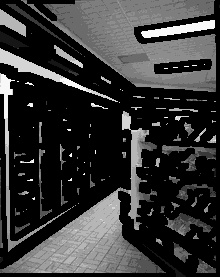
#> input picture Sample Scene Images/cartoon/R58.jpg, 220 x 277 px; its folder holds only this picture in this run
$ python main.py --task cartoon --quantity single --image '../Sample Scene Images/cartoon/R58.jpg'   (older library calls are emulated)
#> lines starting #> are read from the running program, lines starting #| are printed output that depends on the picture; after the words box and inside, x2 and y2 are one past the last pixel; in counts of white or black regions, pixels touching at a corner belong together
### filter-code/helpers.py
# Homework 1 Image Filtering Stencil Code
# Based on previous and current work
# by James Hays for CSCI 1430 @ Brown and
# CS 4495/6476 @ Georgia Tech
from numpy import pi, exp, sqrt
from skimage import io, img_as_ubyte, img_as_float32
from skimage.transform import rescale, resize

def load_image(path):
#> called with path = '../Sample Scene Images/cartoon/R58.jpg'
    return img_as_float32(io.imread(path))
#> returned value: shape (277, 220, 3) float32; min 0, max 0.992, mean 0.213

def save_image(path, im):
    return io.imsave(path, img_as_ubyte(im.copy()))

# given two differently sized images, resize them so they have the same shape
# [8 lines left out: function equalize_image_sizes, not called in this run]

### filter-code/proj1_part1.py
# Homework 1 Image Filtering - Tests on my_imfilter function
# Based on previous and current work
# by James Hays for CSCI 1430 @ Brown and
# CS 4495/6476 @ Georgia Tech
import os
from skimage.transform import rescale
import numpy as np
from numpy import pi, exp, sqrt
import matplotlib.pyplot as plt
from helpers import load_image, save_image
from student import my_imfilter
import cv2

"""
This function loads an image, and then attempts to filter that image
using different kernels as a testing routine.
"""
def filter_test(img_path, type, quantity):

    test_image = load_image(img_path)
    test_image = rescale(test_image, 0.7, mode='reflect', multichannel=True)
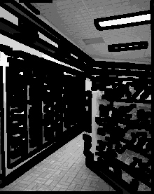
#> test_image: shape (194, 154, 3) float32; min 0, max 0.988, mean 0.212

    if type == "cartoon" or type == "both":

        # reference: https://docs.opencv.org/3.4/d1/d5c/tutorial_py_kmeans_opencv.html

        img = cv2.imread(img_path)
#> img is the input picture: shape (277, 220, 3); min 0, max 253, mean 54.3
        Z = img.reshape((-1,3))
        # convert to np.float32
        Z = np.float32(Z)

        blur_filter = np.ones((5, 5), dtype=np.float32)
        blur_filter /= np.sum(blur_filter, dtype=np.float32)
        img = my_imfilter(img, blur_filter)

        criteria = (cv2.TERM_CRITERIA_EPS + cv2.TERM_CRITERIA_MAX_ITER, 10, 1.0)
        K = 10
        ret,label,center=cv2.kmeans(Z,K,None,criteria,10,cv2.KMEANS_RANDOM_CENTERS)
        res = center[label.flatten()]
        cartoon = res.reshape((img.shape))

        cv2.imshow('cartoon',cartoon)

        if type == "cartoon":
            done = cv2.imwrite(img_path, cartoon)

    if type == "edge" or type == "both":

        sobely_filter = np.asarray([[-1, 0, 1],
                                    [-2, 0, 2],
                                    [-1, 0, 1]],
                                dtype=np.float32)  # should respond to horizontal gradients
        sobely_image = my_imfilter(test_image, sobely_filter)


        sobelx_filter = np.asarray([[-1, -2, -1],
                                    [0, 0, 0],
                                    [1, 2, 1]],
                                dtype=np.float32)  # should respond to horizontal gradients
        sobelx_image = my_imfilter(sobely_image, sobelx_filter)

        img = np.sqrt((sobely_image * sobely_image) + (sobelx_image * sobelx_image))
        img = np.clip(img, 0.0, 1.0)

        #reference: https://docs.opencv.org/4.x/da/d22/tutorial_py_canny.html

        img = cv2.imread(img_path)

        blur_filter = np.ones((3, 3), dtype=np.float32)
        blur_filter /= np.sum(blur_filter, dtype=np.float32)
        blur_image = my_imfilter(img, blur_filter)

        blur_image = np.uint8(blur_image)
        edges = cv2.Canny(blur_image, threshold1=100, threshold2=200)

        edges = cv2.dilate(edges, np.ones((5, 5), dtype=np.float32))

        edges = np.invert(edges)

        if type == "both":
            cartoon = cv2.bitwise_and(cartoon, cartoon, mask=edges)
            done = cv2.imwrite(img_path, cartoon)

        else:
            done = cv2.imwrite(img_path, edges)

### filter-code/student.py
# Homework 1 Image Filtering Stencil Code
# Based on previous and current work
# by James Hays for CSCI 1430 @ Brown and
# CS 4495/6476 @ Georgia Tech
import numpy as np
from numpy import pi, exp, sqrt
from skimage.transform import rescale

def my_imfilter(image, kernel):
    """
    Apply a filter (using kernel) to an image. Return the filtered image.
    Inputs
    - image: numpy nd-array of dim (m,n) or (m, n, c)
    - kernel: numpy nd-array of dim (k, l)
    Returns
    - filtered_image: numpy nd-array of dim of equal 2D size (m,n) or 3D size (m, n, c)
    Errors if:
    - filter/kernel has any even dimension -> raise an Exception with a suitable error message.
    """
    filtered_image = np.zeros(image.shape)

    ##################
    # Your code here #
    k, l = kernel.shape
    kernel = np.rot90(kernel, 2)

    if (k % 2) == 0 or (l % 2) == 0:
        raise Exception("does not work with an even-dimension filter")

    leftSideKernel = kernel[:,:l//2]
    rightSideKernel = kernel[:,(l//2 + 1):]
    topSideKernel = kernel[:k//2,:]
    bottomSideKernel = kernel[(k//2 + 1):,:]

    # when the kernel is an identity filter, there is no need to pad, just return original input image
    if (kernel == np.array([1])).all() or (kernel[k//2, l//2] == 1 and (leftSideKernel == np.zeros(leftSideKernel.shape)).all() and \
        (rightSideKernel == np.zeros(rightSideKernel.shape)).all() and \
            (topSideKernel == np.zeros(topSideKernel.shape)).all() and \
                (bottomSideKernel == np.zeros(bottomSideKernel.shape)).all()):
            filtered_image = image
    else:
        # when working with gray images without the "channel dimension"
        if image.ndim == 2:
            image = np.pad(image, ((k//2, k//2), (l//2, l//2)), 'symmetric')
            m, n = image.shape
            for i in range(m-k):
                for j in range(n-l):
                    neighborhood = image[i:i+k, j:j+k]
                    new_Value = np.sum(neighborhood * kernel)
                    filtered_image[i,j] = new_Value
        else: #when working with RGB images
            image = np.pad(image, ((k//2, k//2), (l//2, l//2), (0, 0)), 'symmetric')
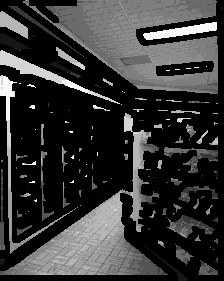
#> image: shape (281, 224, 3); min 0, max 253, mean 53.6
            m, n, channel = image.shape
#> m = 281; n = 224; channel = 3
            for i in range(m-k):
                for j in range(n-l):
                    for c in range(channel):
                        neighborhood = image[i:i+k, j:j+l, c]
                        new_Value = np.sum(neighborhood * kernel)
                        filtered_image[i,j,c] = new_Value
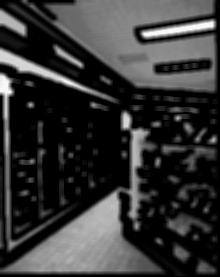
#> filtered_image: shape (277, 220, 3) float64; min 0, max 248.4, mean 54.3
    ##################

    return filtered_image

### filter-code/main.py
import argparse
import os
from proj1_part1 import filter_test

def main():

    # create the command line parser
    parser = argparse.ArgumentParser()
    parser.add_argument("-t", "--task",
                        required=True,
                        choices=['cartoon','edge', 'both'],
                        help="Either 'filter' to run image "
                             "filtering or 'hybrid' to run "
                             "hybrid image generation")
    parser.add_argument("-q", "--quantity",
                        required=True,
                        choices=['single', 'many'],
                        help="Run on single or many images")
    parser.add_argument("-i", "--image",
                        required=True,
                        help="Paths to image(s). If running "
                             "hybrid images separate "
                             "paths by a comma (no space)")
    args = parser.parse_args()

    if args.quantity == "many":
        dir_list = [x[0] for x in os.walk(args.image)]
        for i in range(1, len(dir_list)):
            print("folder " + str(i))
            if ".DS_Store" != dir_list[i]:
                dir_list2 = os.listdir(dir_list[i])
                for j in range(0, len(dir_list2)):
                    if ".DS_Store" != dir_list2[j]:
                        print(str(j) + " out of " + str(len(dir_list2)))
                        img = dir_list[i] + "/" + dir_list2[j]
                        print(img)
                        filter_test(img, args.task, args.quantity)
    else:
        filter_test(args.image, args.task, args.quantity)
#> in filter_test, `ret,label,center=cv2.kmeans(Z,K,None,criteria,10,cv2.KMEANS_RANDOM_CEN..`: ret = 6119923.2; center = [[169.8, 169.8, 169.8], [107, 107, 107], [57.08, 57.08, 57.08], [83.99, 83.99, 83.99], [21.81, 21.81, 21.81], [0.133, 0.133, 0.133], [131.9, 131.9, 131.9], [230.5, 230.5, 230.5], [4.45, 4.45, 4.45], [2.32, 2.32, 2.32]]
#> in filter_test, `cv2.imshow('cartoon',cartoon)`:
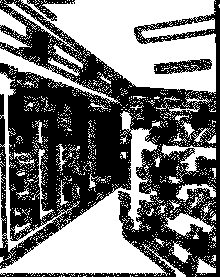
#> window 'cartoon': shape (277, 220, 3); values 33 (black) and 255 (white), 46.8% white; 1389 white regions (1336 under 20 px), largest, box (x1, y1, x2, y2) and area: (21, 0, 216, 95) 10400, (0, 111, 168, 276) 7712, (0, 72, 80, 256) 1272


if __name__ == '__main__':
    main()

$ run again, on Sample Scene Images/cartoon/R66.jpg
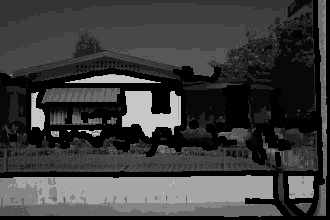
#> input picture Sample Scene Images/cartoon/R66.jpg, 330 x 220 px
#> in filter_test, img is the input picture: shape (220, 330, 3); min 0, max 205, mean 60.6
#> after the loop in my_imfilter, `for i in range(m-k):`:
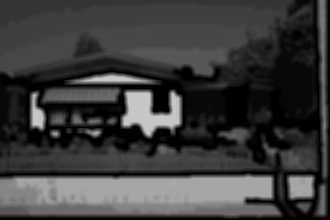
#> filtered_image: shape (220, 330, 3) float64; min 0, max 199.4, mean 60.6
#> ret = 4355759.2; center = [[166, 166, 166], [67.07, 67.07, 67.07], [0.477, 0.477, 0.477], [199, 199, 199], [31.96, 31.96, 31.96], [117.7, 117.7, 117.7], [87.03, 87.03, 87.03], [52.16, 52.16, 52.16], [10.68, 10.68, 10.68], [7.66, 7.66, 7.66]]
#> in filter_test, `cv2.imshow('cartoon',cartoon)`:
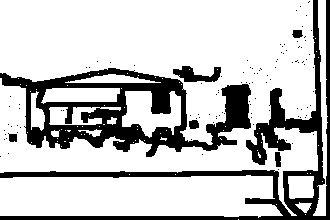
#> window 'cartoon': shape (220, 330, 3); values 121 (black) and 255 (white), 76.7% white; 110 black regions (103 under 20 px), largest, box (x1, y1, x2, y2) and area: (0, 68, 251, 157) 8601, (0, 0, 330, 220) 7462, (173, 66, 221, 82) 431

$ run again, on Sample Scene Images/cartoon/R67.jpg
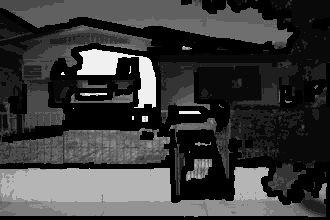
#> input picture Sample Scene Images/cartoon/R67.jpg, 330 x 220 px
#> in filter_test, img is the input picture: shape (220, 330, 3); min 0, max 246, mean 59.9
#> after the loop in my_imfilter, `for i in range(m-k):`:
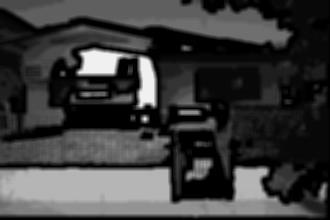
#> filtered_image: shape (220, 330, 3) float64; min 0, max 240.4, mean 59.9
#> ret = 9566665.6; center = [[96.03, 96.03, 96.03], [77.69, 77.69, 77.69], [0.461, 0.461, 0.461], [168.2, 168.2, 168.2], [74.43, 74.43, 74.43], [116.3, 116.3, 116.3], [51.99, 51.99, 51.99], [240, 240, 240], [29.99, 29.99, 29.99], [8.96, 8.96, 8.96]]
#> in filter_test, `cv2.imshow('cartoon',cartoon)`:
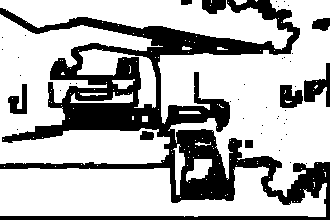
#> window 'cartoon': shape (220, 330, 3); values 117 (black) and 255 (white), 69.7% white; 44 black regions (35 under 20 px), largest, box (x1, y1, x2, y2) and area: (0, 0, 330, 220) 20043, (304, 63, 330, 107) 538, (280, 85, 303, 108) 399
